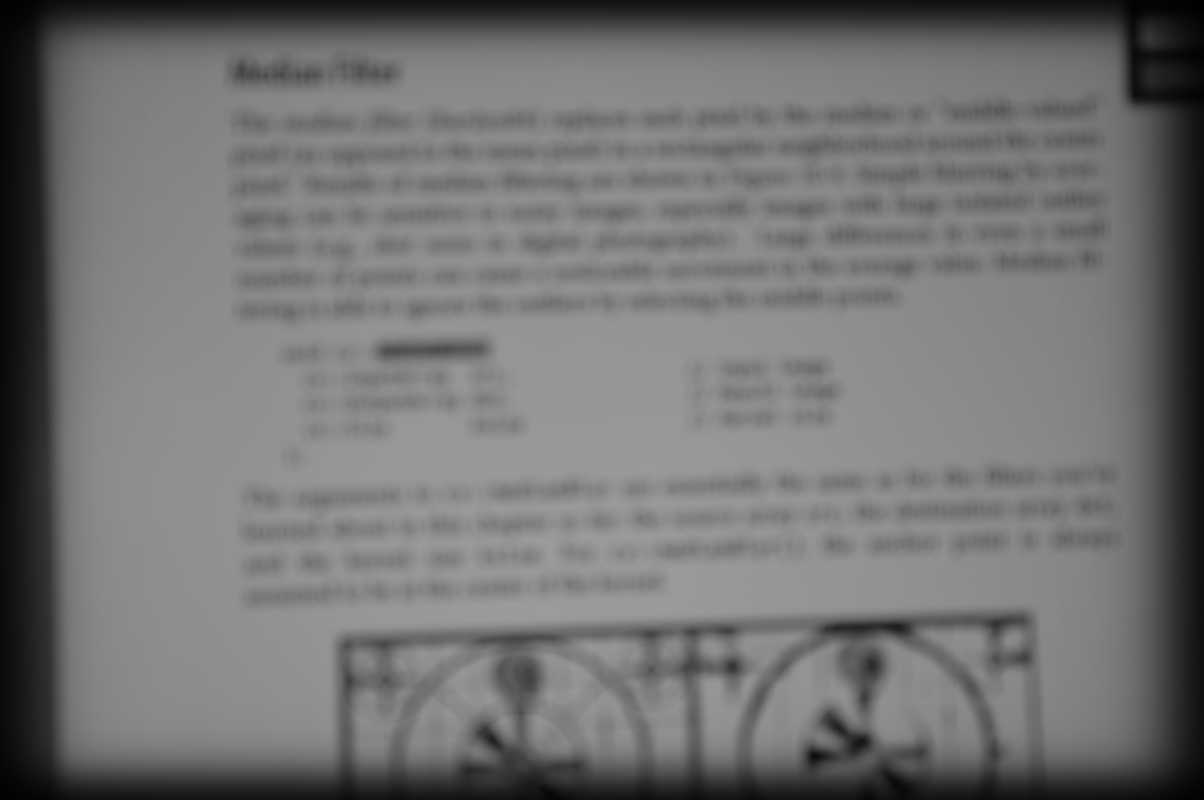
#> input picture src/cv2_tools/original.jpg, 6016 x 4000 px, found by its file name (shown at 1/5 size)
$ python focus_deblur.py
#> lines starting #> are read from the running program, lines starting #| are printed output that depends on the picture; after the words box and inside, x2 and y2 are one past the last pixel; in counts of white or black regions, pixels touching at a corner belong together
import sys, argparse, copy
import numpy as np
import cv2 as cv

def main():
    # [10 lines of commented-out code are left out]

    help()
    image = 'cv2_tools/original.jpg'
    R = 53
    SNR = 5200

    # Read in image and prepare empty output image
    img_in = cv.imread(image, cv.IMREAD_GRAYSCALE)
#> img_in is the input picture: shape (4000, 6016); min 0, max 158, mean 114.3
    if img_in is None:
        sys.exit("ERROR : Image cannot be loaded...!!")

    ## [main]
    # it needs to process even image only
    roi = img_in[0:(img_in.shape[0] & -2), 0:(img_in.shape[1] & -2)]
    ## Hw calculation (start)
    h = calcPSF(roi.shape, R)
    Hw = calcWnrFilter(h, 1.0 / float(SNR))
#> in calcWnrFilter, `h_PSF_shifted = np.fft.fftshift(input_h_PSF)`:
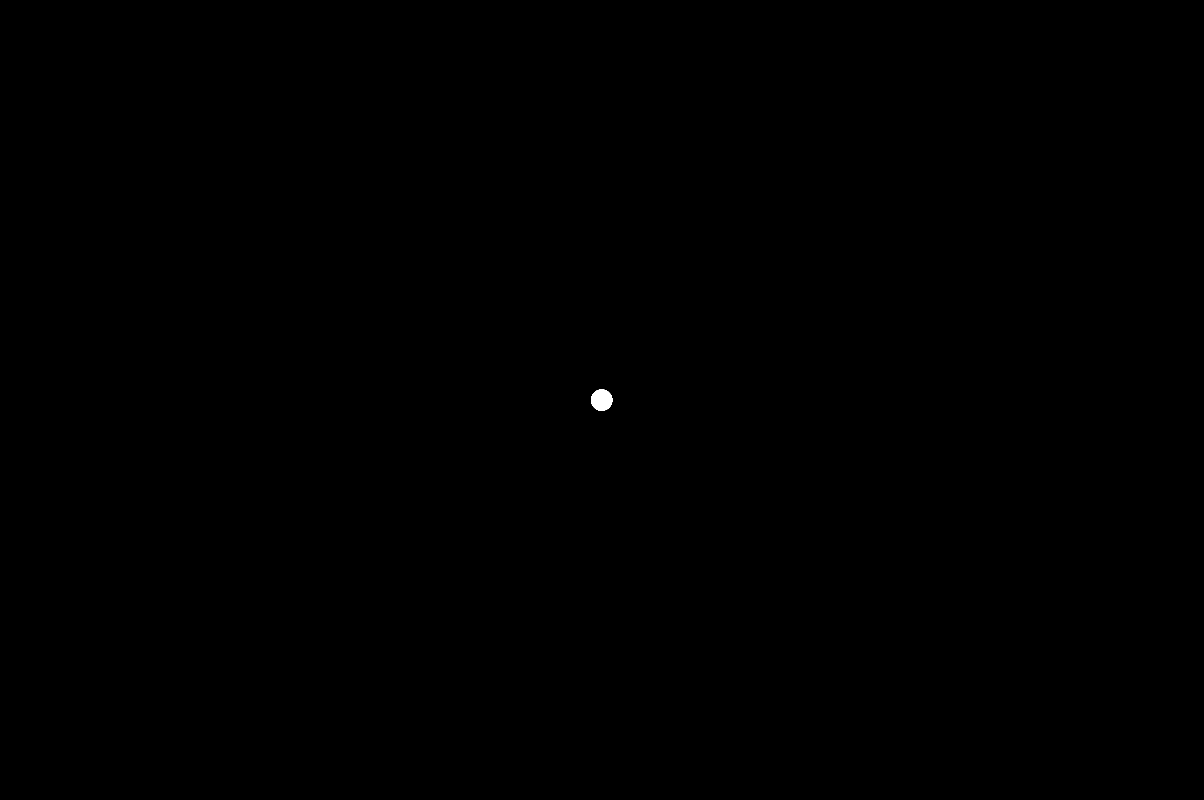
#> input_h_PSF: shape (4000, 6016) float32 (shown at 1/5 size); values 0 (black) and 0.000114 (white), 0.04% white; 1 white region, box (x1, y1, x2, y2) and area: (2955, 1947, 3062, 2054) 8809
    ## Hw calculation (stop)

    ## filtering (start)
    imgOut = filter2DFreq(roi, Hw)
#> in filter2DFreq, `return planes[0]`:
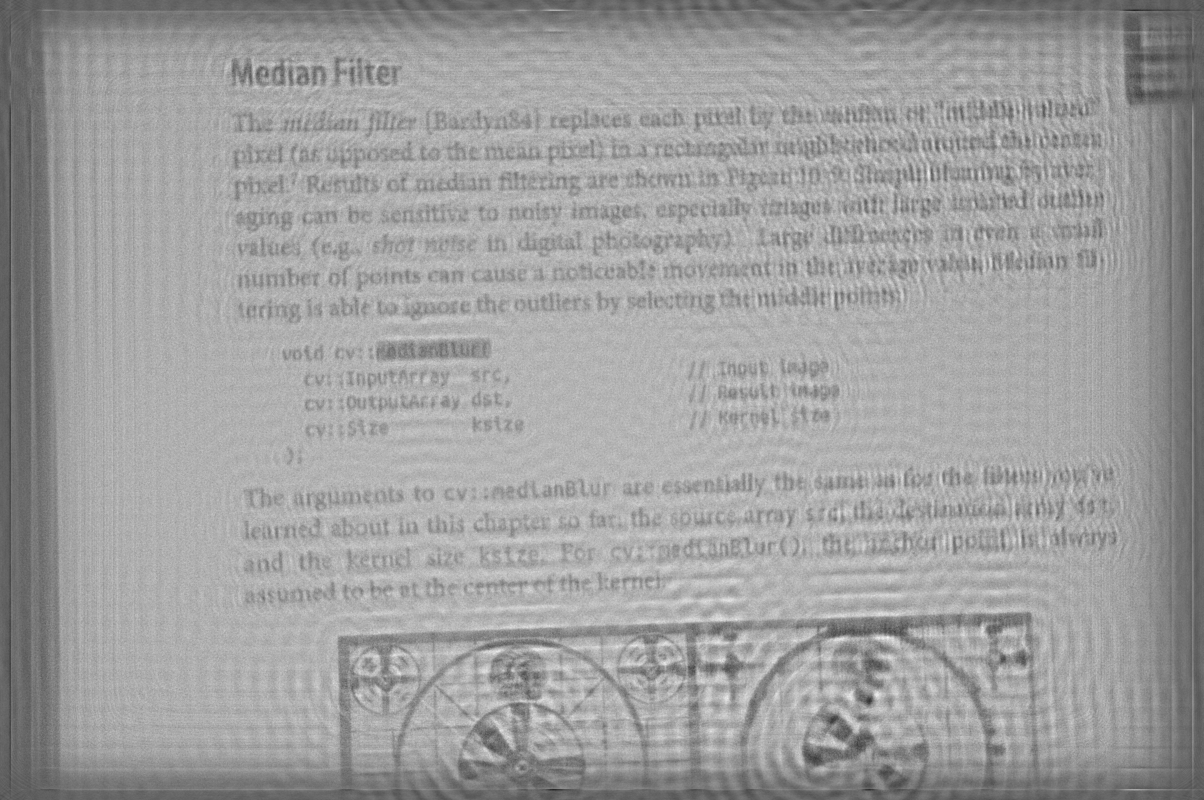
#> returned value: shape (4000, 6016) float32 (shown at 1/5 size); min -158.9, max 279.1, mean 114.3; drawn with min black and max white
    ## filtering (stop)
    ## [main]

    imgOut = imgOut.astype(np.float32)
    imgOut = cv.normalize(imgOut, imgOut, alpha=0, beta=255,
        norm_type=cv.NORM_MINMAX)
    # [4 lines of commented-out code are left out]
    cv.imwrite("cv2_tools/result.jpg", imgOut)

## [help]
def help():
    print("2018-07-12")
    print("DeBlur_v8")
    print("You will learn how to recover an out-of-focus image by Wiener\
        filter")
## [help]

## [calcPSF]
def calcPSF(filterSize, R):
    h = np.zeros(filterSize, dtype=np.float32)
    point = (filterSize[1] // 2, filterSize[0] // 2)
    h = cv.circle(h, point, R, 255, -1, 8)
    summa = np.sum(h)
    return (h / summa)
## [calcPSF]

## [filter2DFreq]
def filter2DFreq(inputImg, H):
    planes = [inputImg.copy().astype(np.float32),
        np.zeros(inputImg.shape, dtype=np.float32)]
    complexI = cv.merge(planes)
    complexI = cv.dft(complexI, flags=cv.DFT_SCALE)

    planesH = [H.copy().astype(np.float32),
        np.zeros(H.shape, dtype=np.float32)]
    complexH = cv.merge(planesH)
    complexIH = cv.mulSpectrums(complexI, complexH, 0)

    complexIH = cv.idft(complexIH)
    planes = cv.split(complexIH)
    return planes[0]
## [filter2DFreq]

## [calcWnrFilter]
def calcWnrFilter(input_h_PSF, nsr):
    h_PSF_shifted = np.fft.fftshift(input_h_PSF)
    planes = [h_PSF_shifted.copy().astype(np.float32),
        np.zeros(h_PSF_shifted.shape, dtype=np.float32)]
    complexI = cv.merge(planes)
    complexI = cv.dft(complexI)
    planes = cv.split(complexI)
    denom = np.power(np.abs(planes[0]), 2)
    denom += nsr
    return cv.divide(planes[0], denom)
## [calcWnrFilter]

if __name__ == "__main__":
    main()
    cv.destroyAllWindows()
